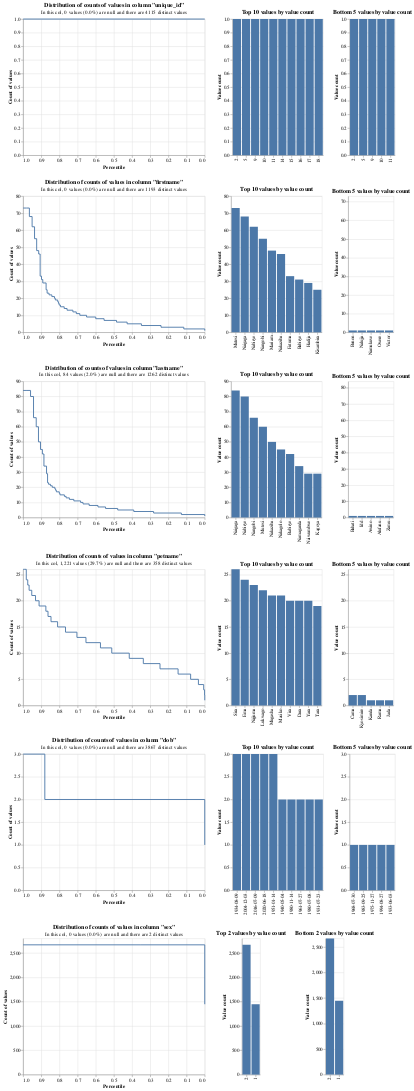

The notebook cell saved with this chart:
### Markdown cell above
### Analyse the distribution of values in your data¶

The distribution of values in your data is important for two main reasons:  
1. Columns with higher cardinality (number of distinct values) are usually more useful for data linking. For instance, date of birth is a much stronger linkage variable than gender.
2. The skew of values is important. If you have a `city` column that has 1,000 distinct values, but 75% of them are `Nairobi`, this is much less useful for linkage than if the 1,000 values were equally distributed

### Code cell
linker = DuckDBLinker(household_data_processed)
linker.profile_columns(top_n=10, bottom_n=5)
